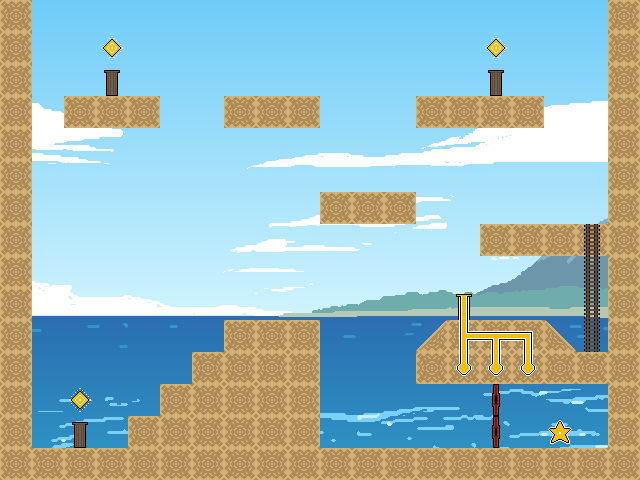

Rendered tile map (Tiled .tmx) drawn with the repository's tilesets; below, a short description and the full map source, tile grids included:
An orthogonal 20x15 tile map with 32x32 px tiles, 7 tile layers (Ground, Platform, Walls, Wire1, ...), 1 image layer.

<map version="1.10" tiledversion="1.11.0" orientation="orthogonal" renderorder="right-down" width="20" height="15" tilewidth="32" tileheight="32" infinite="0" nextlayerid="10" nextobjectid="1">
 <tileset firstgid="1" source="../Tilesets/stargame_tilesets-Sheet.tsx" />
 <imagelayer id="9" name="Background">
  <image source="../Backgrounds/stargame_bgs_beach.png" width="640" height="480" />
 </imagelayer>
 <layer id="2" name="Ground" width="20" height="15">
  <data encoding="csv">
0,0,0,0,0,0,0,0,0,0,0,0,0,0,0,0,0,0,0,0,
0,0,0,0,0,0,0,0,0,0,0,0,0,0,0,0,0,0,0,0,
0,0,0,0,0,0,0,0,0,0,0,0,0,0,0,0,0,0,0,0,
0,0,0,0,0,0,0,0,0,0,0,0,0,0,0,0,0,0,0,0,
0,0,0,0,0,0,0,0,0,0,0,0,0,0,0,0,0,0,0,0,
0,0,0,0,0,0,0,0,0,0,0,0,0,0,0,0,0,0,0,0,
0,0,0,0,0,0,0,0,0,0,0,0,0,0,0,0,0,0,0,0,
0,0,0,0,0,0,0,0,0,0,0,0,0,0,0,0,0,0,0,0,
0,0,0,0,0,0,0,0,0,0,0,0,0,0,0,0,0,0,0,0,
0,0,0,0,0,0,0,0,0,0,0,0,0,0,0,0,0,0,0,0,
0,0,0,0,0,0,0,9,9,9,0,0,0,0,0,0,0,0,0,0,
0,0,0,0,0,0,9,9,9,9,0,0,0,0,0,9,9,9,9,0,
0,0,0,0,0,9,9,9,9,9,0,0,0,0,0,0,0,0,0,0,
0,0,0,0,9,9,9,9,9,9,0,0,0,0,0,0,0,0,0,0,
9,9,9,9,9,9,9,9,9,9,9,9,9,9,9,9,9,9,9,9
</data>
 </layer>
 <layer id="3" name="Platform" width="20" height="15">
  <data encoding="csv">
0,0,0,0,0,0,0,0,0,0,0,0,0,0,0,0,0,0,0,0,
0,0,0,0,0,0,0,0,0,0,0,0,0,0,0,0,0,0,0,0,
0,0,0,0,0,0,0,0,0,0,0,0,0,0,0,0,0,0,0,0,
0,0,9,9,9,0,0,9,9,9,0,0,0,9,9,9,9,0,0,0,
0,0,0,0,0,0,0,0,0,0,0,0,0,0,0,0,0,0,0,0,
0,0,0,0,0,0,0,0,0,0,0,0,0,0,0,0,0,0,0,0,
0,0,0,0,0,0,0,0,0,0,9,9,9,0,0,0,0,0,0,0,
0,0,0,0,0,0,0,0,0,0,0,0,0,0,0,9,9,9,9,0,
0,0,0,0,0,0,0,0,0,0,0,0,0,0,0,0,0,0,0,0,
0,0,0,0,0,0,0,0,0,0,0,0,0,0,0,0,0,0,0,0,
0,0,0,0,0,0,0,0,0,0,0,0,0,0,0,0,0,0,0,0,
0,0,0,0,0,0,0,0,0,0,0,0,0,0,0,0,0,0,0,0,
0,0,0,0,0,0,0,0,0,0,0,0,0,0,0,0,0,0,0,0,
0,0,0,0,0,0,0,0,0,0,0,0,0,0,0,0,0,0,0,0,
0,0,0,0,0,0,0,0,0,0,0,0,0,0,0,0,0,0,0,0
</data>
 </layer>
 <layer id="4" name="Walls" width="20" height="15">
  <data encoding="csv">
9,0,0,0,0,0,0,0,0,0,0,0,0,0,0,0,0,0,0,9,
9,0,0,0,0,0,0,0,0,0,0,0,0,0,0,0,0,0,0,9,
9,0,0,0,0,0,0,0,0,0,0,0,0,0,0,0,0,0,0,9,
9,0,0,0,0,0,0,0,0,0,0,0,0,0,0,0,0,0,0,9,
9,0,0,0,0,0,0,0,0,0,0,0,0,0,0,0,0,0,0,9,
9,0,0,0,0,0,0,0,0,0,0,0,0,0,0,0,0,0,0,9,
9,0,0,0,0,0,0,0,0,0,0,0,0,0,0,0,0,0,0,9,
9,0,0,0,0,0,0,0,0,0,0,0,0,0,0,0,0,0,0,9,
9,0,0,0,0,0,0,0,0,0,0,0,0,0,0,0,0,0,0,9,
9,0,0,0,0,0,0,0,0,0,0,0,0,0,0,0,0,0,0,9,
9,0,0,0,0,0,0,0,0,0,0,0,0,0,0,0,0,0,0,9,
9,0,0,0,0,0,0,0,0,0,0,0,0,0,0,0,0,0,0,9,
9,0,0,0,0,0,0,0,0,0,0,0,0,0,0,0,0,0,0,9,
9,0,0,0,0,0,0,0,0,0,0,0,0,0,0,0,0,0,0,9,
0,0,0,0,0,0,0,0,0,0,0,0,0,0,0,0,0,0,0,0
</data>
 </layer>
 <layer id="5" name="Wire1" width="20" height="15">
  <data encoding="csv">
0,0,0,0,0,0,0,0,0,0,0,0,0,0,0,0,0,0,0,0,
0,0,0,0,0,0,0,0,0,0,0,0,0,0,0,0,0,0,0,0,
0,0,0,0,0,0,0,0,0,0,0,0,0,0,0,0,0,0,0,0,
0,0,0,0,0,0,0,0,0,0,0,0,0,0,0,0,0,0,0,0,
0,0,0,0,0,0,0,0,0,0,0,0,0,0,0,0,0,0,0,0,
0,0,0,0,0,0,0,0,0,0,0,0,0,0,0,0,0,0,0,0,
0,0,0,0,0,0,0,0,0,0,0,0,0,0,0,0,0,0,0,0,
0,0,0,0,0,0,0,0,0,0,0,0,0,0,0,0,0,0,0,0,
0,0,0,0,0,0,0,0,0,0,0,0,0,0,0,0,0,0,0,0,
0,0,0,0,0,0,0,0,0,0,0,0,0,0,0,0,0,0,0,0,
0,0,0,0,0,0,0,0,0,0,0,0,0,1610612740,9,9,9,4,0,0,
0,0,0,0,0,0,0,0,0,0,0,0,0,9,9,0,0,0,0,0,
0,0,0,0,0,0,0,0,0,0,0,0,0,0,0,0,0,0,0,0,
0,0,0,0,0,0,0,0,0,0,0,0,0,0,0,0,0,0,0,0,
0,0,0,0,0,0,0,0,0,0,0,0,0,0,0,0,0,0,0,0
</data>
 </layer>
 <layer id="6" name="Foreground" width="20" height="15">
  <data encoding="csv">
0,0,0,0,0,0,0,0,0,0,0,0,0,0,0,0,0,0,0,0,
0,0,0,0,0,0,0,0,0,0,0,0,0,0,0,0,0,0,0,0,
0,0,0,0,0,0,0,0,0,0,0,0,0,0,0,0,0,0,0,0,
0,0,0,0,0,0,0,0,0,0,0,0,0,0,0,0,0,0,0,0,
0,0,0,0,0,0,0,0,0,0,0,0,0,0,0,0,0,0,0,0,
0,0,0,0,0,0,0,0,0,0,0,0,0,0,0,0,0,0,0,0,
0,0,0,0,0,0,0,0,0,0,0,0,0,0,0,0,0,0,0,0,
0,0,0,0,0,0,0,0,0,0,0,0,0,0,0,0,0,0,0,0,
0,0,0,0,0,0,0,0,0,0,0,0,0,0,0,0,0,0,0,0,
0,0,0,0,0,0,0,0,0,0,0,0,0,0,0,0,0,0,0,0,
0,0,0,0,0,0,0,0,0,0,0,0,0,0,0,0,0,0,0,0,
0,0,0,0,0,0,0,0,0,0,0,0,0,0,0,0,0,0,0,0,
0,0,0,0,0,0,0,0,0,0,0,0,0,0,0,0,0,0,0,0,
0,0,0,0,0,0,0,0,0,0,0,0,0,0,0,0,0,0,0,0,
0,0,0,0,0,0,0,0,0,0,0,0,0,0,0,0,0,0,0,0
</data>
 </layer>
 <layer id="7" name="Stairs" width="20" height="15">
  <data encoding="csv">
0,0,0,0,0,0,0,0,0,0,0,0,0,0,0,0,0,0,0,0,
0,0,0,0,0,0,0,0,0,0,0,0,0,0,0,0,0,0,0,0,
0,0,0,0,0,0,0,0,0,0,0,0,0,0,0,0,0,0,0,0,
0,0,0,0,0,0,0,0,0,0,0,0,0,0,0,0,0,0,0,0,
0,0,0,0,0,0,0,0,0,0,0,0,0,0,0,0,0,0,0,0,
0,0,0,0,0,0,0,0,0,0,0,0,0,0,0,0,0,0,0,0,
0,0,0,0,0,0,0,0,0,0,0,0,0,0,0,0,0,0,0,0,
0,0,0,0,0,0,0,0,0,0,0,0,0,0,0,0,0,0,41,0,
0,0,0,0,0,0,0,0,0,0,0,0,0,0,0,0,0,0,41,0,
0,0,0,0,0,0,0,0,0,0,0,0,0,0,0,0,0,0,41,0,
0,0,0,0,0,0,0,0,0,0,0,0,0,0,0,0,0,0,41,0,
0,0,0,0,0,0,0,0,0,0,0,0,0,0,0,0,0,0,0,0,
0,0,0,0,0,0,0,0,0,0,0,0,0,0,0,0,0,0,0,0,
0,0,0,0,0,0,0,0,0,0,0,0,0,0,0,0,0,0,0,0,
0,0,0,0,0,0,0,0,0,0,0,0,0,0,0,0,0,0,0,0
</data>
 </layer>
 <layer id="8" name="Objects" width="20" height="15">
  <data encoding="csv">
0,0,0,0,0,0,0,0,0,0,0,0,0,0,0,0,0,0,0,0,
0,0,0,29,0,0,0,0,0,0,0,0,0,0,0,29,0,0,0,0,
0,0,0,28,0,0,0,0,0,0,0,0,0,0,0,28,0,0,0,0,
0,0,0,0,0,0,0,0,0,0,0,0,0,0,0,0,0,0,0,0,
0,0,0,0,0,0,0,0,0,0,0,0,0,0,0,0,0,0,0,0,
0,0,0,0,0,0,0,0,0,0,0,0,0,0,0,0,0,0,0,0,
0,0,0,0,0,0,0,0,0,0,0,0,0,0,0,0,0,0,0,0,
0,0,0,0,0,0,0,0,0,0,0,0,0,0,0,0,0,0,0,0,
0,0,0,0,0,0,0,0,0,0,0,0,0,0,0,0,0,0,0,0,
0,0,0,0,0,0,0,0,0,0,0,0,0,0,42,0,0,0,0,0,
0,0,0,0,0,0,0,0,0,0,0,0,0,0,18,2684354578,2684354579,0,0,0,
0,0,0,0,0,0,0,0,0,0,0,0,0,0,3221225488,3221225488,3221225488,0,0,0,
0,0,29,0,0,0,0,0,0,0,0,0,0,0,0,27,0,0,0,0,
0,0,28,0,0,0,0,0,0,0,0,0,0,0,0,27,0,33,0,0,
0,0,0,0,0,0,0,0,0,0,0,0,0,0,0,0,0,0,0,0
</data>
 </layer>
</map>
